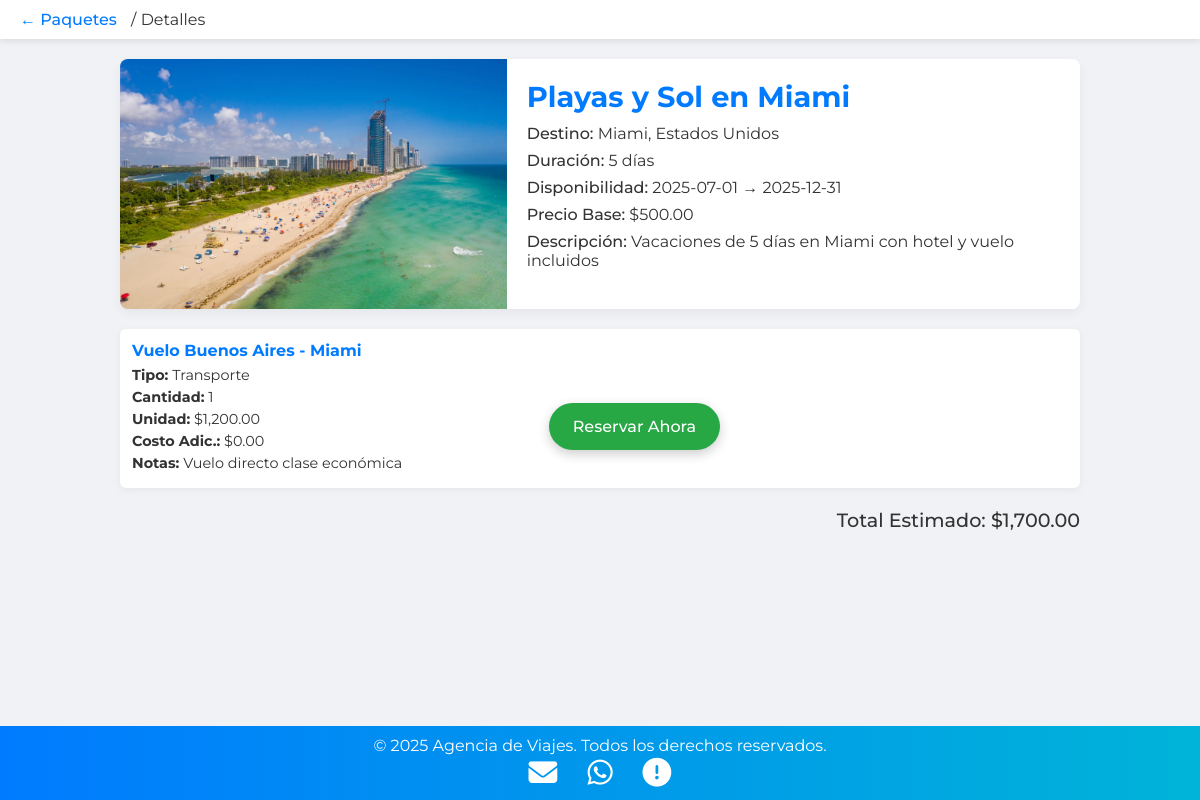
/detalle_paquete.php?id=1 (signed in), run on the app's committed database.
### tables this page shows
CREATE TABLE `paquetes` (
  `id_paquete` int(11) NOT NULL,
  `nombre_paquete` varchar(100) NOT NULL,
  `descripcion` text DEFAULT NULL,
  `precio_base` decimal(10,2) DEFAULT NULL,
  `duracion_dias` int(11) DEFAULT NULL,
  `fecha_inicio_disponibilidad` date DEFAULT NULL,
  `fecha_fin_disponibilidad` date DEFAULT NULL,
  `id_destino` int(11) DEFAULT NULL
);

CREATE TABLE `destinos` (
  `id_destino` int(11) NOT NULL,
  `nombre_destino` varchar(100) DEFAULT NULL,
  `ciudad` varchar(100) DEFAULT NULL,
  `pais` varchar(100) DEFAULT NULL,
  `imagen` varchar(255) DEFAULT NULL
);

CREATE TABLE `detallepaqueteservicio` (
  `id_detalle` int(11) NOT NULL,
  `id_paquete` int(11) DEFAULT NULL,
  `id_servicio` int(11) DEFAULT NULL,
  `cantidad` int(11) DEFAULT NULL,
  `notas_especificas_paquete` text DEFAULT NULL,
  `costo_adicional_paquete` decimal(10,2) DEFAULT 0.00
);

CREATE TABLE `servicios` (
  `id_servicio` int(11) NOT NULL,
  `nombre_servicio` varchar(100) NOT NULL,
  `descripcion_servicio` text DEFAULT NULL,
  `tipo_servicio` varchar(50) DEFAULT NULL,
  `precio_unitario_base` decimal(10,2) DEFAULT NULL,
  `id_proveedor` int(11) DEFAULT NULL
);

### detalle_paquete.php (the view, shortened to what this page needs)
<?php
$conn = new mysqli("localhost", "root", "", "turismo");
$id_paquete = intval($_GET['id']);
$stmt = $conn->prepare("
  SELECT p.*, d.ciudad AS destino_ciudad, d.pais AS destino_pais, d.imagen AS destino_imagen
  FROM Paquetes p
  JOIN Destinos d ON p.id_destino = d.id_destino
  WHERE p.id_paquete = ?
");
$stmt->bind_param("i", $id_paquete);
$stmt->execute();
$paquete = $stmt->get_result()->fetch_assoc();
$stmt2 = $conn->prepare("
  SELECT s.nombre_servicio, s.descripcion_servicio, s.tipo_servicio,
         s.precio_unitario_base, dps.cantidad, dps.costo_adicional_paquete, dps.notas_especificas_paquete
  FROM DetallePaqueteServicio dps
  JOIN Servicios s ON dps.id_servicio=s.id_servicio
  WHERE dps.id_paquete=?
");
$stmt2->bind_param("i", $id_paquete);
$stmt2->execute();
$servicios = $stmt2->get_result()->fetch_all(MYSQLI_ASSOC);
$total = $paquete['precio_base'];
foreach($servicios as $srv){
    $total += $srv['precio_unitario_base'] * $srv['cantidad'] + $srv['costo_adicional_paquete'];
}
?>
<!DOCTYPE html>
<html lang="es">
<head>
  <link rel="stylesheet" href="https://cdnjs.cloudflare.com/ajax/libs/font-awesome/6.5.0/css/all.min.css">
</head>
<body>
<header>
  <nav>
    <a href="index.php">&larr; Paquetes</a> /
    <span>Detalles</span>
  </nav>
</header>
<main>
  <div class="detail-card">
    <div class="detail-image"></div>
    <div class="detail-info">
      <h1><?=htmlspecialchars($paquete['nombre_paquete'])?></h1>
      <p><span>Destino:</span> <?=htmlspecialchars($paquete['destino_ciudad'])?>, <?=htmlspecialchars($paquete['destino_pais'])?></p>
      <p><span>Duración:</span> <?=$paquete['duracion_dias']?> días</p>
      <p><span>Disponibilidad:</span> <?=$paquete['fecha_inicio_disponibilidad']?> → <?=$paquete['fecha_fin_disponibilidad']?></p>
      <p><span>Precio Base:</span> $<?=number_format($paquete['precio_base'],2)?></p>
      <p><span>Descripción:</span> <?=htmlspecialchars($paquete['descripcion'])?></p>
    </div>
  </div>
  <section class="services">
    <?php if(count($servicios)): foreach($servicios as $s): ?>
      <div class="service">
        <h3><?=htmlspecialchars($s['nombre_servicio'])?></h3>
        <p><strong>Tipo:</strong> <?=htmlspecialchars($s['tipo_servicio'])?></p>
        <p><strong>Cantidad:</strong> <?=$s['cantidad']?></p>
        <p><strong>Unidad:</strong> $<?=number_format($s['precio_unitario_base'],2)?></p>
        <p><strong>Costo Adic.:</strong> $<?=number_format($s['costo_adicional_paquete'],2)?></p>
        <p><strong>Notas:</strong> <?=htmlspecialchars($s['notas_especificas_paquete'])?></p>
      </div>
    <?php endforeach; else: ?>
      <p style="grid-column:1/-1;text-align:center;color:#555">No hay servicios para este paquete.</p>
    <?php endif; ?>
  </section>
  <div class="total-box">
    Total Estimado: $<?=number_format($total,2)?>
  </div>
  <a class="btn-reserve" href="reservar.php?id=<?=$id_paquete?>">Reservar Ahora</a>
</main>
<footer class="footer" id="footer">
&copy; <?=date('Y')?> Agencia de Viajes. Todos los derechos reservados.
  <div class="icons">
    <a href="mailto:tuempresa@email.com" title="Correo">
      <i class="fas fa-envelope"></i>
    </a>
    <a href="https://wa.me/5491234567890" target="_blank" title="WhatsApp">
      <i class="fab fa-whatsapp"></i>
    </a>
    <a href="quienes_somos.php" title="Quiénes somos">
      <i class="fas fa-circle-exclamation"></i>
    </a>
  </div>
</footer>
</body>
</html>

### data on the page
paquetes: nombre_paquete "Playas y Sol en Miami", id_destino.ciudad "Miami", id_destino.pais "Estados Unidos", duracion_dias "5", fecha_inicio_disponibilidad "2025-07-01", fecha_fin_disponibilidad "2025-12-31", precio_base "500.00", descripcion "Vacaciones de 5 días en Miami con hotel y vuelo incluidos"
detallepaqueteservicio: id_servicio.nombre_servicio "Vuelo Buenos Aires - Miami", id_servicio.tipo_servicio "Transporte", cantidad "1", id_servicio.precio_unitario_base "1,200.00", costo_adicional_paquete "0.00", notas_especificas_paquete "Vuelo directo clase económica"

### other printed values
$total "1,700.00"
